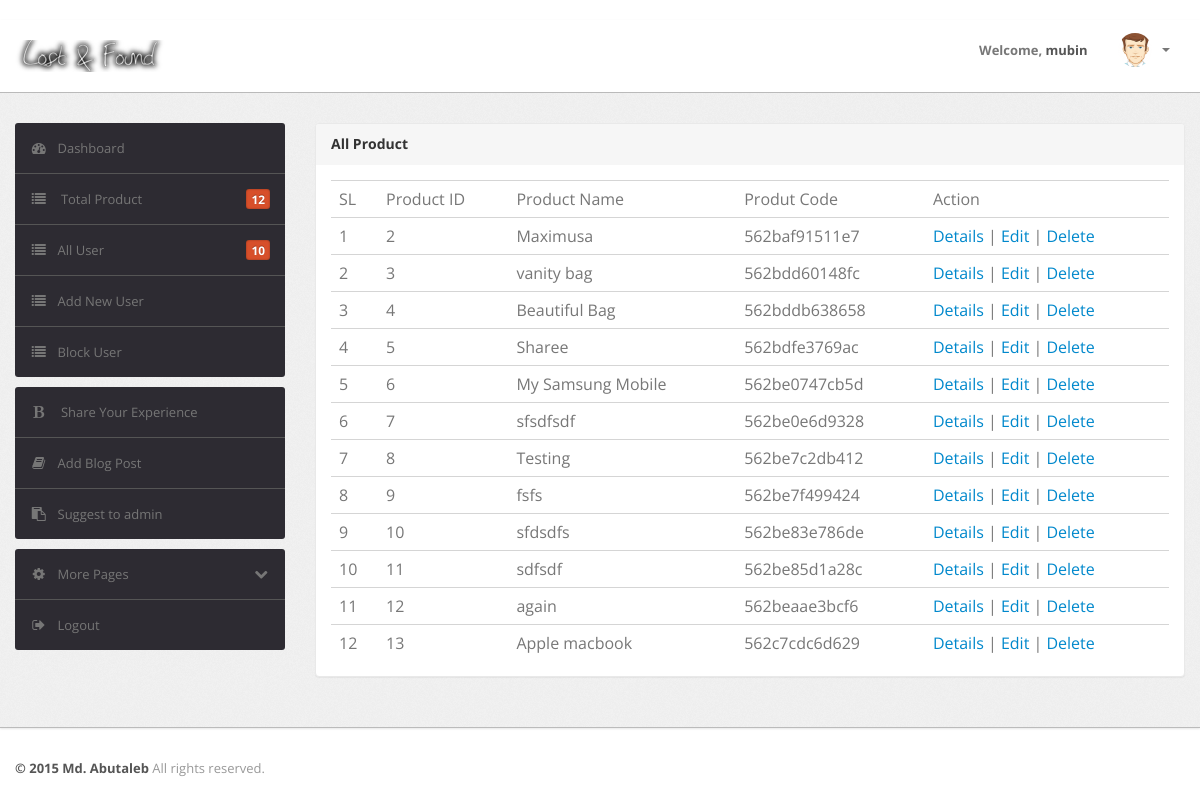
Page /product_list.php (signed in) on the committed database.
### tables this page shows
CREATE TABLE IF NOT EXISTS `products` (
  `id` int(11) NOT NULL,
  `user_id` int(11) NOT NULL,
  `title` varchar(255) NOT NULL,
  `description` text,
  `product_code` varchar(255) NOT NULL,
  `product_picture` varchar(255) DEFAULT NULL
);

### src/Product/products.php (called while the page is built, shortened)
<?php
class Products
{
    public $data = array();
    function __construct()
    {
        $this->conn = new \PDO('mysql:host=localhost;dbname=lostnfound', 'root', '');
        $this->conn->setAttribute(\PDO::ATTR_ERRMODE, \PDO::ERRMODE_EXCEPTION);
    }
    public function find_all_product($user_id = '')
    {
        try {
            if (isset($_SESSION['admin']) && ($_SESSION['admin'] == 1)) {
                $query = "SELECT * FROM `products`";
                $result = $this->conn->query($query);
                foreach ($result as $row) {
                    $this->data[] = $row;
                }
                return $this->data;
            }
        } catch (PDOException $e) {
            echo 'ERROR: ' . $e->getMessage();
        }
    }
}

### product_list.php (the view, shortened to what this page needs)
<?php
if (isset($_SESSION['user_id']) && !empty($_SESSION['user_id'])) {
    $products = new Products();
    if (isset($_SESSION['admin']) && ($_SESSION['admin'] == 1)) {
        $all_products = $products->find_all_product($_SESSION['admin']);
    } else {
        $all_products = $products->find_all_product($_SESSION['user_id']);
    }
    ?>
    ﻿<!DOCTYPE html>
    <html lang="en">
        <head>
        <head>
            <link type="text/css" href="bootstrap/css/bootstrap.min.css" rel="stylesheet">
            <link type="text/css" href="bootstrap/css/bootstrap-responsive.min.css" rel="stylesheet">
            <link type="text/css" href="css/theme.css" rel="stylesheet">
            <link type="text/css" href="images/icons/css/font-awesome.css" rel="stylesheet">
        </head>
        <body>
            <div class="navbar navbar-fixed-top">
                <div class="navbar-inner">
                    <div class="container">
                            <a class="brand" href="dashboard.php"><img src="assets/admin/layout3/img/mylogo2.png"</a>
                        <div class="nav-collapse collapse navbar-inverse-collapse">
                            <ul class="nav nav-icons">
                            </ul>
                            <ul class="nav pull-right">
                                <li><a href="#">Welcome, <b><?php echo $_SESSION['username']; ?></b> </a></li>
                                <li class="nav-user dropdown"><a href="#" class="dropdown-toggle" data-toggle="dropdown">
                                        <img src="images/user.png" class="nav-avatar" />
                                        <b class="caret"></b></a>
                                </li>
                            </ul>
                        </div>
                    </div>
                </div>
            </div>
            <div class="wrapper">
                <div class="container">
                    <div class="row">
                        <div class="span3">
                            <div class="sidebar">
                                <ul class="widget widget-menu unstyled">
                                    <?php include_once "menu.php" ?>
                                </ul>
                                <ul class="widget widget-menu unstyled">
                                    <li><a href="#"><i class="menu-icon icon-bold"></i> Share Your Experience </a></li>
                                    <li><a href="#"><i class="menu-icon icon-book"></i>Add Blog Post </a></li>
                                    <li><a href="#"><i class="menu-icon icon-paste"></i>Suggest to admin </a></li>
                                </ul>
                                <ul class="widget widget-menu unstyled">
                                    <li><a class="collapsed" data-toggle="collapse" href="#togglePages"><i class="menu-icon icon-cog">
                                            </i><i class="icon-chevron-down pull-right"></i>More Pages </a>
                                    </li>
                                    <li><a href="logout.php"><i class="menu-icon icon-signout"></i>Logout </a></li>
                                </ul>
                            </div>
                        </div>
                        <div class="span9">
                            <div class="content">
                                <div class="module">
                                    <div class="module-head">
                                        <h3>All Product</h3>
                                    </div>
                                    <div class="module-body">
                                        <table class="table">
                                            <tr>
                                            <td>SL</td>
                                            <td>Product ID</td>
                                                <td>Product Name</td>
                                                <td>Produt Code</td>
                                                <td>Action</td>
                                            </tr>
                                            <?php
    if (isset($all_products) && !empty($all_products)) {
        $sl = 1;
        foreach ($all_products as $product) {
            ?>
            <tr>
                <td><?php echo $sl++ ?></td>
                <td><?php echo $product['id'] ?></td>
                <td><?php echo $product['title'] ?></td>
                <td><?php echo $product['product_code'] ?></td>
                <td>
                    <a href="product_view.php?id=<?php echo $product['product_code']; ?>">Details</a> |
                    <a href="product_edit.php?id=<?php echo $product['product_code']; ?>">Edit</a> |
                    <a href="src/Product/product_delete.php?id=<?php echo $product['product_code']; ?>">Delete</a>
                </td>
            </tr>
        <?php }
    } ?>
                                        </table>
                                    </div>
                                </div>
                            </div>
                        </div>
                    </div>
                </div>
            </div>
            <div class="footer">
                <div class="container">
                    <b class="copyright">&copy; 2015 Md. Abutaleb </b>All rights reserved.
                </div>
            </div>
        </body>
    </html>
    <?php
} else {
    $_SESSION['invalid'] = "Access Denied ! Please login for continue";
    header('location:login.php');
}
?>

### css/theme.css (style rules this page uses)
body { font-size: 13px; font-family: 'Open Sans', Arial, sans-serif; background: #fff; color: #777 }
h1, h2, h3, h4, h5, h6 { color: #333; margin-top: 0 }
h3 { font-size: 20px }
strong, b { color: #555 }
.wrapper { background: url(../images/bg.png) #eee; border-bottom: 1px solid #bbb; -webkit-box-shadow: 0 1px 2px rgba(0,0,0,0.1); -moz-box-shadow: 0 1px 2px rgba(0,0,0,0.1); box-shadow: 0 1px 2px rgba(0,0,0,0.1); padding: 30px 0 }
.footer { color: #999; padding: 30px 0 60px }
body [class^="icon-"], body [class*=" icon-"] { font-size: 14px; line-height: 20px; height: 20px }
.module { background: #fff; -webkit-border-radius: 3px; -moz-border-radius: 3px; border-radius: 3px; border: 1px solid #ccc; border-bottom-color: #bbb; -webkit-box-shadow: 0 0 1px rgba(0,0,0,0.2); -moz-box-shadow: 0 0 1px rgba(0,0,0,0.2); box-shadow: 0 0 1px rgba(0,0,0,0.2); margin-bottom: 30px }
.navbar { position: static!important; margin: 0!important }
.navbar .navbar-inner { background: #fff; border-bottom: 1px solid #bbb; -webkit-box-shadow: 0 1px 2px rgba(0,0,0,0.15); -moz-box-shadow: 0 1px 2px rgba(0,0,0,0.15); box-shadow: 0 1px 2px rgba(0,0,0,0.15) }
.navbar .brand { color: #333; font-weight: bold; font-size: 20px; margin-right: 20px; padding: 20px }
.navbar .nav>li>a { padding: 20px 15px; font-weight: bold; color: #777 }
.nav-user>a { height: 20px }
.nav-avatar { width: 34px; height: 34px; margin: -7px 5px 0 0; -webkit-border-radius: 50%; -moz-border-radius: 50%; border-radius: 50% }
.table { margin-bottom: 0 }
.table th, .table td { border-color: #d5d5d5!important }
.widget-menu { background: #fff; -webkit-border-radius: 3px; -moz-border-radius: 3px; border-radius: 3px; overflow: hidden }
.widget-menu a { color: #555; display: block; line-height: 20px; padding: 15px; text-decoration: none!important }
.widget-menu .menu-icon { margin-right: 10px; color: #767676; -webkit-transition: all .2s ease-in-out; -moz-transition: all .2s ease-in-out; transition: all .2s ease-in-out; }
.widget-menu>li+li { border-top: 1px solid #555 }
.widget-menu>li>a { background-color: #2d2b32; color: #767676; -webkit-transition: all .2s ease-in-out; -moz-transition: all .2s ease-in-out; transition: all .2s ease-in-out; }
.widget-menu>li>a .icon-chevron-down { display: none }
.widget-menu>li>a.collapsed .icon-chevron-down { display: block }
.module { box-shadow: 0 0 3px rgba(0,0,0,.1); border-color: #e9e9e9; margin-bottom: 20px; background-color: #fff; border-radius: 4px; -webkit-box-shadow: 0 1px 1px rgba(0,0,0,.05); box-shadow: 0 1px 1px rgba(0,0,0,.05); }
.module-head { color: #767676; background-color: #f6f6f6; border-color: #e9e9e9; padding: 10px 15px; border-bottom: 1px solid transparent; border-top-right-radius: 3px; border-top-left-radius: 3px; }
.module-head h3 { font-size: 14px; line-height: 20px; height: 20px; margin: 0 }
.module-body { padding: 15px }

### rows in the picture
products: id "2", title "Maximusa", product_code "562baf91511e7"
products: id "3", title "vanity bag", product_code "562bdd60148fc"
products: id "4", title "Beautiful Bag", product_code "562bddb638658"
products: id "5", title "Sharee", product_code "562bdfe3769ac"
products: id "6", title "My Samsung Mobile", product_code "562be0747cb5d"
products: id "7", title "sfsdfsdf", product_code "562be0e6d9328"
products: id "8", title "Testing", product_code "562be7c2db412"
products: id "9", title "fsfs", product_code "562be7f499424"
products: id "10", title "sfdsdfs", product_code "562be83e786de"
products: id "11", title "sdfsdf", product_code "562be85d1a28c"
products: id "12", title "again", product_code "562beaae3bcf6"
products: id "13", title "Apple macbook", product_code "562c7cdc6d629"

### other values in the picture
$_SESSION['username'] "mubin"
$number_of_product "12"
$number_of_user "10"
